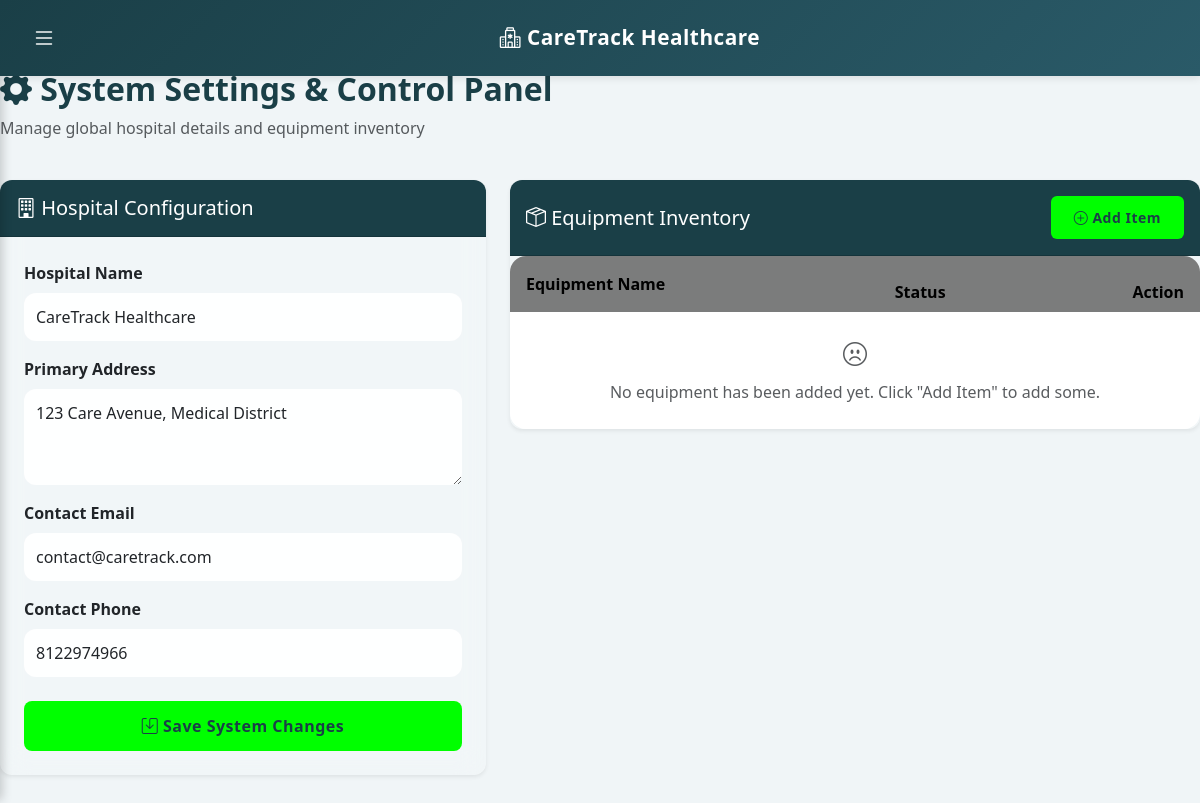
Page /settings/ (signed in) on the committed database.
### patients/models.py (models this page shows, shortened)
class HospitalSetting(models.Model):
    hospital_name = models.CharField(max_length=200, default="CareTrack Healthcare")
    hospital_address = models.TextField(default="123 Care Avenue, Medical District")
    contact_email = models.EmailField(default="contact@caretrack.com")
    contact_phone = models.CharField(max_length=20, default="+1 234 567 8900")
    @classmethod
    def load(cls):
        obj, created = cls.objects.get_or_create(pk=1)
        return obj

### patients/views.py (the view, shortened to what this page needs)
# urls.py: path('settings/', views.settings_dashboard, name='settings_dashboard'),
@login_required(login_url='login')
def settings_dashboard(request):
    hospital_setting = HospitalSetting.load()
    equipments = Equipment.objects.all().order_by('-added_at')
    context = {
        'hospital_setting': hospital_setting,
        'equipments': equipments,
    }
    return render(request, 'patients/settings_dashboard.html', context)

### patients/context_processors.py (called while the page is built)
def hospital_settings_processor(request):
    try:
        hospital_setting = HospitalSetting.load()
    except Exception:
        hospital_setting = None
    return {'hospital_setting': hospital_setting}

### patients/templates/patients/settings_dashboard.html (shortened to what this page needs)
{% extends 'base.html' %}
{% block content %}
<div class="row mb-4">
  <div class="col-md-8">
    <h2 class="fw-bold" style="color: #1a3f47;">
      <i class="bi bi-gear-fill"></i> System Settings & Control Panel
    </h2>
    <p class="text-muted">Manage global hospital details and equipment inventory</p>
  </div>
</div>
<div class="row">
  <div class="col-lg-5 mb-4">
    <div class="card shadow-sm" style="border: none; border-radius: 12px;">
      <div class="card-header" style="background: #1a3f47; color: white; border-radius: 12px 12px 0 0; padding: 16px;">
        <h5 class="mb-0"><i class="bi bi-building"></i> Hospital Configuration</h5>
      </div>
      <div class="card-body p-4">
        <form method="POST" action="{% url 'settings_dashboard' %}">
          <div class="mb-3">
            <label class="form-label fw-bold">Hospital Name</label>
            <input type="text" name="hospital_name" class="form-control" value="{{ hospital_setting.hospital_name }}" required style="border-radius: 8px;">
          </div>
          <div class="mb-3">
            <label class="form-label fw-bold">Primary Address</label>
            <textarea name="hospital_address" class="form-control" rows="3" required style="border-radius: 8px;">{{ hospital_setting.hospital_address }}</textarea>
          </div>
          <div class="mb-3">
            <label class="form-label fw-bold">Contact Email</label>
            <input type="email" name="contact_email" class="form-control" value="{{ hospital_setting.contact_email }}" required style="border-radius: 8px;">
          </div>
          <div class="mb-4">
            <label class="form-label fw-bold">Contact Phone</label>
            <input type="text" name="contact_phone" class="form-control" value="{{ hospital_setting.contact_phone }}"
                   maxlength="10" oninput="this.value = this.value.replace(/[^0-9]/g, '').slice(0, 10);" required style="border-radius: 8px;">
          </div>
          <button type="submit" class="btn w-100" style="background: #00ff00; color: #1a3f47; border-radius: 8px; font-weight: 600; padding: 12px;">
            <i class="bi bi-save"></i> Save System Changes
          </button>
        </form>
      </div>
    </div>
  </div>
  <div class="col-lg-7 mb-4">
    <div class="card shadow-sm" style="border: none; border-radius: 12px;">
      <div class="card-header d-flex justify-content-between align-items-center" style="background: #1a3f47; color: white; border-radius: 12px 12px 0 0; padding: 16px;">
        <h5 class="mb-0"><i class="bi bi-box-seam"></i> Equipment Inventory</h5>
        <button class="btn btn-sm" data-bs-toggle="modal" data-bs-target="#addEquipmentModal" style="background: #00ff00; color: #1a3f47; font-weight: bold; border-radius: 6px;">
          <i class="bi bi-plus-circle"></i> Add Item
        </button>
      </div>
      <div class="card-body p-0">
        <div class="table-responsive">
          <table class="table table-hover mb-0" style="vertical-align: middle;">
            <thead style="background: #f8f9fa;">
              <tr>
                <th style="padding: 16px;">Equipment Name</th>
                <th>Status</th>
                <th class="text-end" style="padding-right: 16px;">Action</th>
              </tr>
            </thead>
            <tbody>
              {% for eq in equipments %}
              <tr>
                <td style="padding: 16px;">
                  <div class="fw-bold" style="color: #1a3f47;">{{ eq.name }}</div>
                  {% if eq.description %}
                  <div class="text-muted small">{{ eq.description|truncatewords:6 }}</div>
                  {% endif %}
                </td>
                <td>
                  {% if eq.status == 'Available' %}
                    <span class="badge bg-success rounded-pill px-3">{{ eq.status }}</span>
                  {% elif eq.status == 'In Use' %}
                    <span class="badge bg-primary rounded-pill px-3">{{ eq.status }}</span>
                  {% elif eq.status == 'Maintenance' %}
                    <span class="badge bg-warning text-dark rounded-pill px-3">{{ eq.status }}</span>
                  {% else %}
                    <span class="badge bg-danger rounded-pill px-3">{{ eq.status }}</span>
                  {% endif %}
                </td>
                <td class="text-end" style="padding-right: 16px;">
                  <form method="POST" action="{% url 'delete_equipment' eq.id %}" style="display:inline;">
                    {% csrf_token %}
                    <button type="submit" class="btn btn-sm btn-outline-danger" onclick="return confirm('Are you sure you want to delete this equipment?')" style="border-radius: 6px;">
                      <i class="bi bi-trash"></i>
                    </button>
                  </form>
                </td>
              </tr>
              {% empty %}
              <tr>
                <td colspan="3" class="text-center py-4 text-muted">
                  <i class="bi bi-emoji-frown fs-4 d-block mb-2"></i>
                  No equipment has been added yet. Click "Add Item" to add some.
                </td>
              </tr>
              {% endfor %}
            </tbody>
          </table>
        </div>
      </div>
    </div>
  </div>
</div>
{% endblock %}

### patients/templates/base.html (shortened to what this page needs)
<!DOCTYPE html>
<html>
<head>
  <link href="https://cdn.jsdelivr.net/npm/bootstrap@5.3.2/dist/css/bootstrap.min.css" rel="stylesheet">
  <link rel="stylesheet" href="https://cdn.jsdelivr.net/npm/bootstrap-icons@1.11.0/font/bootstrap-icons.css">
  <link rel="stylesheet" href="/static/style.css">
</head>
<body>
<nav class="navbar navbar-dark fixed-top">
  <div class="container-fluid px-3">
    <button class="hamburger-btn" id="hamburgerBtn" onclick="toggleSidebar()">
      <i class="bi bi-list"></i>
    </button>
    <a href="{% url 'home' %}" class="navbar-brand">
      <i class="bi bi-hospital"></i> {% if hospital_setting %}{{ hospital_setting.hospital_name }}{% else %}CareTrack{% endif %}
    </a>
  </div>
</nav>
<div class="main-content" style="margin-top: 70px;">
  {% block content %}{% endblock %}
</div>
</body>
</html>

### patients/static/style.css (style rules this page uses)
* { margin: 0; padding: 0; box-sizing: border-box; font-family: "Segoe UI", system-ui, sans-serif; }
body { min-height: 100vh; background: linear-gradient( 120deg, #0f2027, #203a43, #2c5364 ); background-size: 300% 300%; animation: gradientBG 12s ease infinite; color: #fff; }
.navbar { backdrop-filter: blur(10px); background: rgba(0, 0, 0, 0.4) !important; box-shadow: 0 10px 30px rgba(0,0,0,.4); }
.card { background: rgba(255, 255, 255, 0.12); border-radius: 20px; border: 1px solid rgba(255,255,255,0.2); backdrop-filter: blur(14px); box-shadow: 0 20px 40px rgba(0,0,0,.4); animation: fadeUp .8s ease; }
input, textarea, select { background: rgba(255,255,255,0.9) !important; border-radius: 12px !important; border: none !important; padding: 12px !important; transition: all .3s ease; }
.btn { border-radius: 30px; padding: 10px 22px; font-weight: 600; letter-spacing: .5px; position: relative; overflow: hidden; transition: all .35s ease; }
.btn::after { content: ""; position: absolute; top: 0; left: -75%; width: 50%; height: 100%; background: linear-gradient( 120deg, transparent, rgba(255,255,255,.6), transparent ); transform: skewX(-20deg); }
.table { background: rgba(255,255,255,0.12); color: #fff; border-radius: 16px; overflow: hidden; animation: fadeUp .9s ease; }
.table th { background: rgba(0,0,0,.5); border: none; }
.table td { border-color: rgba(255,255,255,.15); }
.table tr { transition: all .3s ease; }

### patients/templates/base.html (style rules this page uses)
* { margin: 0; padding: 0; box-sizing: border-box; }
body { background: #f0f5f7; }
.navbar { background: linear-gradient(135deg, #1a3f47 0%, #2a5a68 100%) !important; box-shadow: 0 2px 8px rgba(0, 0, 0, 0.1); padding: 12px 0; }
.navbar-brand { font-weight: 700; font-size: 1.3rem; letter-spacing: 0.5px; margin-left: 20px; }
.hamburger-btn { background: none; border: none; color: white; font-size: 1.5rem; cursor: pointer; padding: 8px 16px; transition: all 0.3s ease; }
.main-content { transition: margin-left 0.3s ease; }

### rows in the picture
HospitalSetting: hospital_name "CareTrack Healthcare", hospital_address "123 Care Avenue, Medical District", contact_email "contact@caretrack.com", contact_phone "8122974966"
